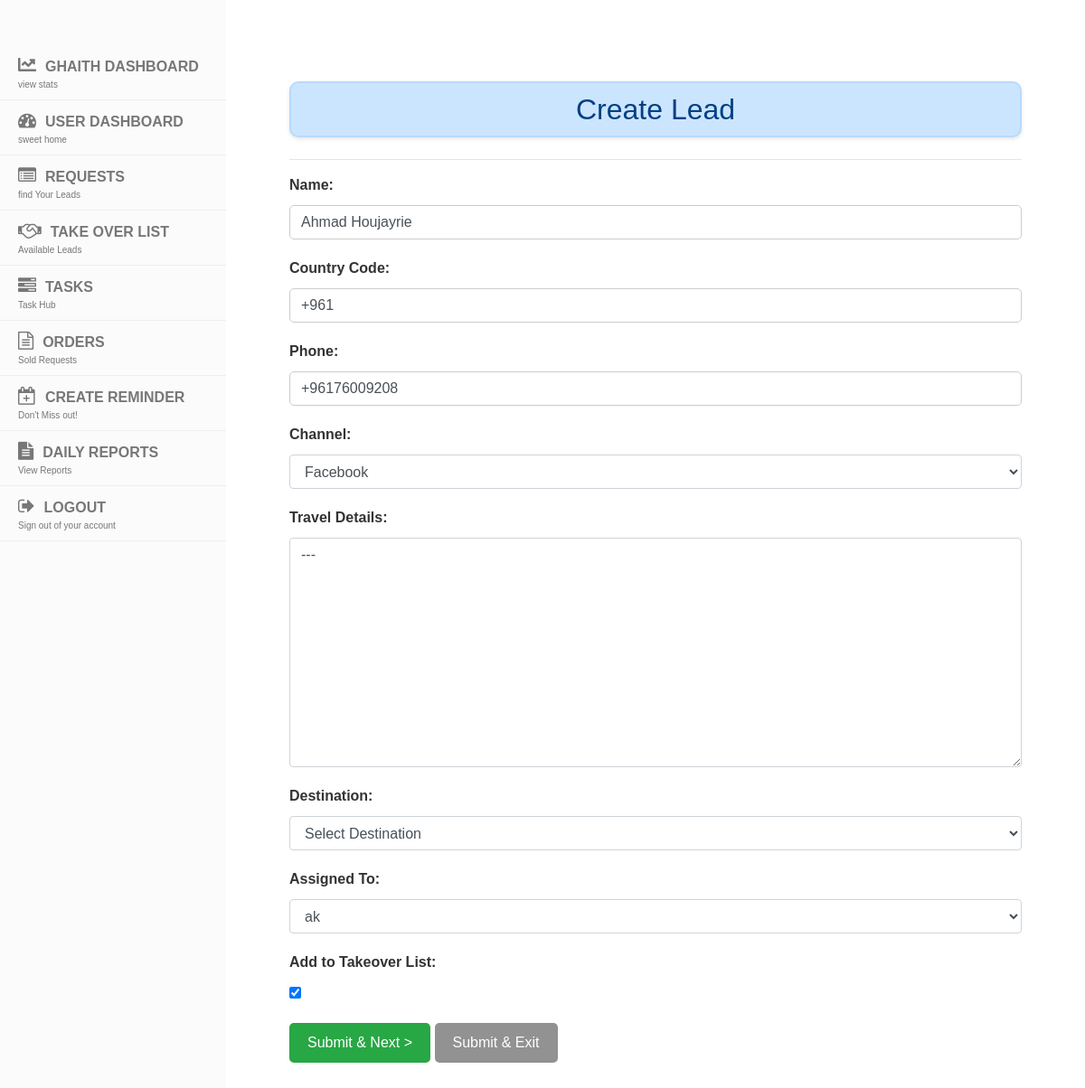
/creation/6/ (signed in), run on an earlier commit of the app's database.
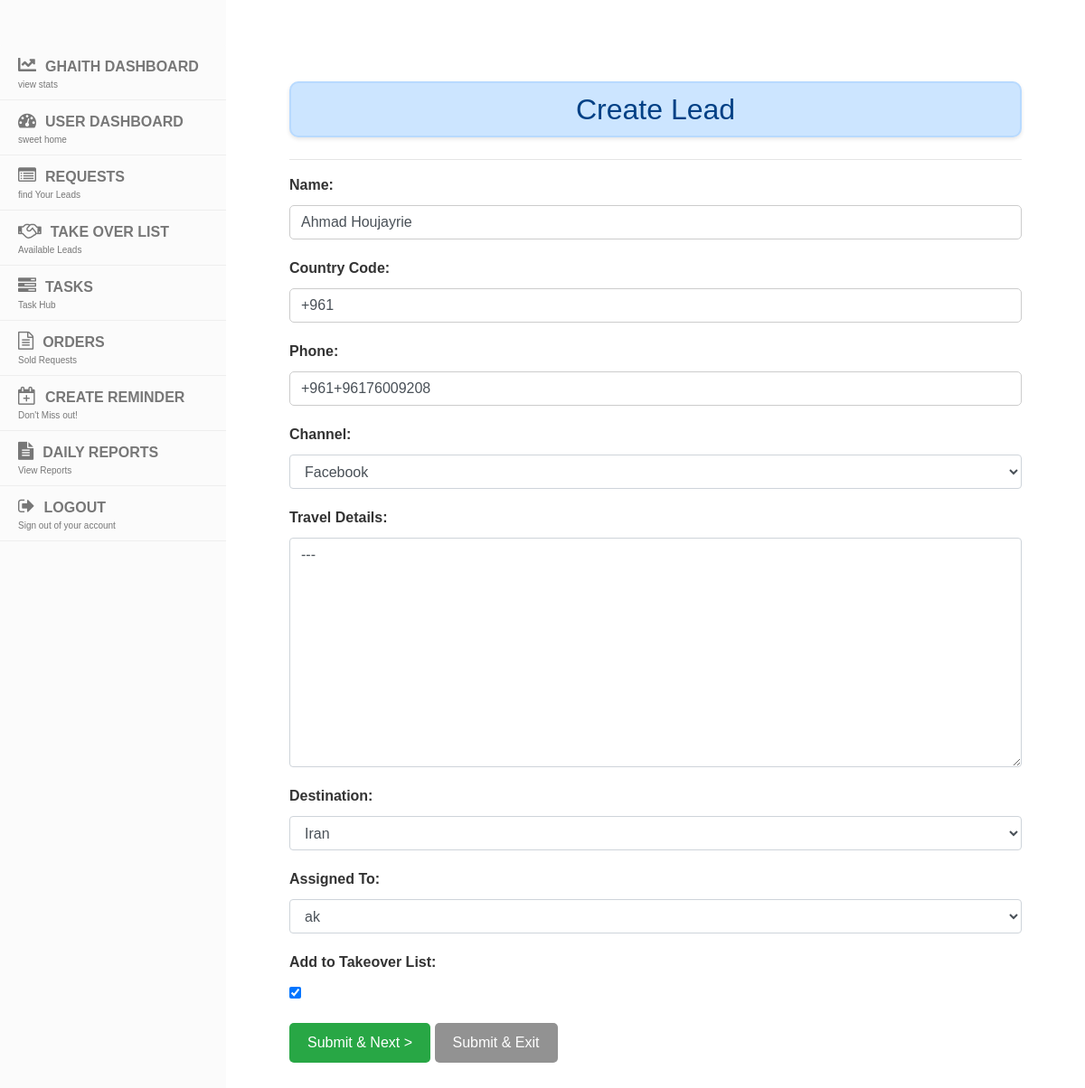
And on a later commit of the database.
### display/models.py (models this page shows, shortened)
class Lead(models.Model):
    reason_of_travel = models.TextField(blank=True, null=True)
    why_this_destination = models.TextField(blank=True, null=True)
    travel_dates_flexible = models.BooleanField(blank=True, default=False)
    budget_range_from = models.PositiveIntegerField(blank=True, null=True)
    budget_range_to = models.PositiveIntegerField(blank=True, null=True)
    name = models.CharField(max_length=100)
    email = models.EmailField(blank=True, null=True)
    country_code = models.CharField(max_length=5, default='+961')
    phone = models.CharField(max_length=15)
    CHANNEL_CHOICES = [
        ('', 'Select Channel'),
        ('Facebook', 'Facebook'),
        ('Whatsapp', 'Whatsapp'),
        ('Referral', 'Referral'),
        ('Direct', 'Direct'),
        ('Website', 'Website'),
        ('Instagram', 'Instagram'),
    ]
    channel = models.CharField(max_length=100, choices=CHANNEL_CHOICES, blank=True)
    SERVICE_CHOICES = [
        ('hotel', 'Hotel'),
        ('ticket', 'Ticket'),
        ('visa', 'Visa'),
        ('package', 'Package'),
        ('travel insurance', 'Travel Insurance'),
    ]
    STATUS_CHOICES = [
        ('onhold', 'On Hold'),
        ('processing', 'Processing'),
        ('negotiation', 'Negotiation'),
        ('finalized', 'Finalized'),
        ('followup', 'Follow-Up'),
        ('done', 'Unqualified'),
    ]
    type_of_service = models.CharField(max_length=50, choices=SERVICE_CHOICES, blank=True, default='')
    status = models.CharField(max_length=50, choices=STATUS_CHOICES, blank=True, default='onhold')
    status_changed_at = models.DateTimeField(null=True, blank=True)
    destination = models.CharField(max_length=200, blank=True, choices=get_destination_choices)
    pax = models.CharField(max_length=100, blank=True, default='')
    duration = models.CharField(max_length=200, blank=True, default='')
    travel_date_from = models.DateField(blank=True, null=True)
    travel_date_to = models.DateField(blank=True, null=True)
    selling_price = models.CharField(max_length=200, blank=True)
    net = models.CharField(max_length=200, blank=True, default='')
    profit = models.CharField(max_length=200, blank=True)
    date_notes = models.TextField(blank=True, null=True)
    special_request = models.TextField(blank=True)
    urgent = models.BooleanField(default=False)
    assignment_notes = models.TextField(blank=True)
    supplier = models.CharField(max_length=200, blank=True)
    sold = models.BooleanField(blank=True, default=False)
    lost = models.BooleanField(blank=True, default=False)
    finalization_notes = models.TextField(blank=True, null=True)
    assigned_to = models.ForeignKey(User, on_delete=models.CASCADE, related_name="current")
    assigned_at = models.DateTimeField(null=True, blank=True)
    attachments = models.ManyToManyField(Attachment, blank=True)
    follow_up = models.DateField(blank=True, null=True)
    created_at = models.DateTimeField(auto_now_add=True, editable=False)
    last_modified = models.DateTimeField(auto_now=True, editable=True)
    takeover = models.BooleanField(default=True)
    special_takeover = models.BooleanField(default=False)  # New field
    takeover_added_at = models.DateTimeField(null=True, blank=True)
    period = models.PositiveIntegerField(default=20)
    is_archived = models.BooleanField(default=False)
    offer_prepared = models.BooleanField(default=False)
    offer_details = models.TextField(blank=True, null=True)
    moved_to_negotiation = models.BooleanField(default=False)  # New field

### display/views.py (the view)
# urls.py: path('creation/<int:pk>/', views.create_lead, name='edit_creation_lead'),
@login_required(login_url="/login")
def create_lead(request, pk=None):
    lead = get_object_or_404(Lead, pk=pk) if pk else None
    if request.method == 'POST':
        form = CreateLeadForm(request.POST, instance=lead)
        if form.is_valid():
            phone = form.cleaned_data['phone']
            country_code = form.cleaned_data['country_code']
            full_phone = f"{country_code}{phone}"
            duplicates = list(Lead.objects.filter(phone=full_phone).exclude(pk=pk if pk else None))
            if duplicates and not request.POST.get('confirm'):
                duplicate_names = ', '.join([dup.name for dup in duplicates])
                return render(request, 'create_lead.html', {
                    'form': form,
                    'duplicates': duplicates,
                    'duplicate_warning': f'The phone number is already associated with the following leads: {duplicate_names}. Do you want to proceed?'
                })
            lead = form.save(commit=False)
            lead.phone = full_phone
            if not lead.duration:
                lead.duration = ''
            if not lead.pax:
                lead.pax = ''
            if lead.period is None:
                lead.period = 20
            lead.save()
            if 'submit_next' in request.POST:
                return redirect('qualify_lead', lead_id=lead.pk)
            elif 'submit_exit' in request.POST:
                return redirect('display_data')
    else:
        form = CreateLeadForm(instance=lead)
    return render(request, 'create_lead.html', {'form': form, 'duplicates': []})

### display/forms.py
class CreateLeadForm(forms.ModelForm):
    class Meta:
        model = Lead
        fields = [
            'name', 'country_code', 'phone', 'channel', 'reason_of_travel',
            'assigned_to', 'takeover', 'destination', 'type_of_service',
            'offer_prepared', 'offer_details'
        ]
        widgets = {
            'reason_of_travel': forms.Textarea(attrs={'class': 'form-control'}),
            'destination': forms.Select(attrs={'class': 'form-control'}),
            'name': forms.TextInput(attrs={'class': 'form-control'}),
            'country_code': forms.TextInput(attrs={'class': 'form-control'}),
            'phone': forms.TextInput(attrs={'class': 'form-control'}),
            'channel': forms.Select(attrs={'class': 'form-control'}),
            'assigned_to': forms.Select(attrs={'class': 'form-control'}),
            'takeover': forms.CheckboxInput(attrs={'class': 'form-check-input'}),
            'type_of_service': forms.Select(attrs={'class': 'form-control'}),
            'offer_prepared': forms.CheckboxInput(attrs={'class': 'form-check-input'}),
            'offer_details': forms.Textarea(attrs={'class': 'form-control', 'style': 'display:none;'}),
        }

### display/templates/create_lead.html (shortened to what this page needs)
<!DOCTYPE html>
<html lang="en">
{% load static %}
<head>
    <link rel="stylesheet" href="https://stackpath.bootstrapcdn.com/bootstrap/4.5.2/css/bootstrap.min.css">
    <link rel="stylesheet" type="text/css" href="{% static 'css/sidebar.css' %}">
    <link rel="stylesheet" type="text/css" href="{% static 'css/lead.css' %}">
</head>
<body>
    {% include 'navbar.html' %}
<div class="container">
    <h2>Create Lead</h2>
    <hr/>
    <form method="post" id="createForm">
        <div class="form-group">
            <label for="id_name">Name:</label>
            {{ form.name }}
        </div>
        <div class="form-group">
            <label for="id_country_code">Country Code:</label>
            {{ form.country_code }}
        </div>
        <div class="form-group">
            <label for="id_phone">Phone:</label>
            {{ form.phone }}
        </div>
        <div class="form-group">
            <label for="id_channel">Channel:</label>
            {{ form.channel }}
        </div>
        <div class="form-group">
            <label for="id_reason_of_travel">Travel Details:</label>
            {{ form.reason_of_travel }}
        </div>
        <div class="form-group">
            <label for="id_destination">Destination:</label>
            {{ form.destination }}
        </div>
        <div class="form-group">
            <label for="id_assigned_to">Assigned To:</label>
            {{ form.assigned_to }}
        </div>
        <div class="form-group">
            <label for="id_takeover">Add to Takeover List:</label>
            {{ form.takeover }}
        </div>
        <button type="submit" class="btn btn-primary" name="submit_next">Submit & Next ></button>
        <button type="submit" class="btn btn-secondary" name="submit_exit">Submit & Exit</button>
    </form>
</div>
</body>
</html>

What changed in the data, as far as the page shows it:
changed Lead "Ahmad Houjayrie": phone "+96176009208" → "+961+96176009208"; destination "Select Destination" → "Iran"
